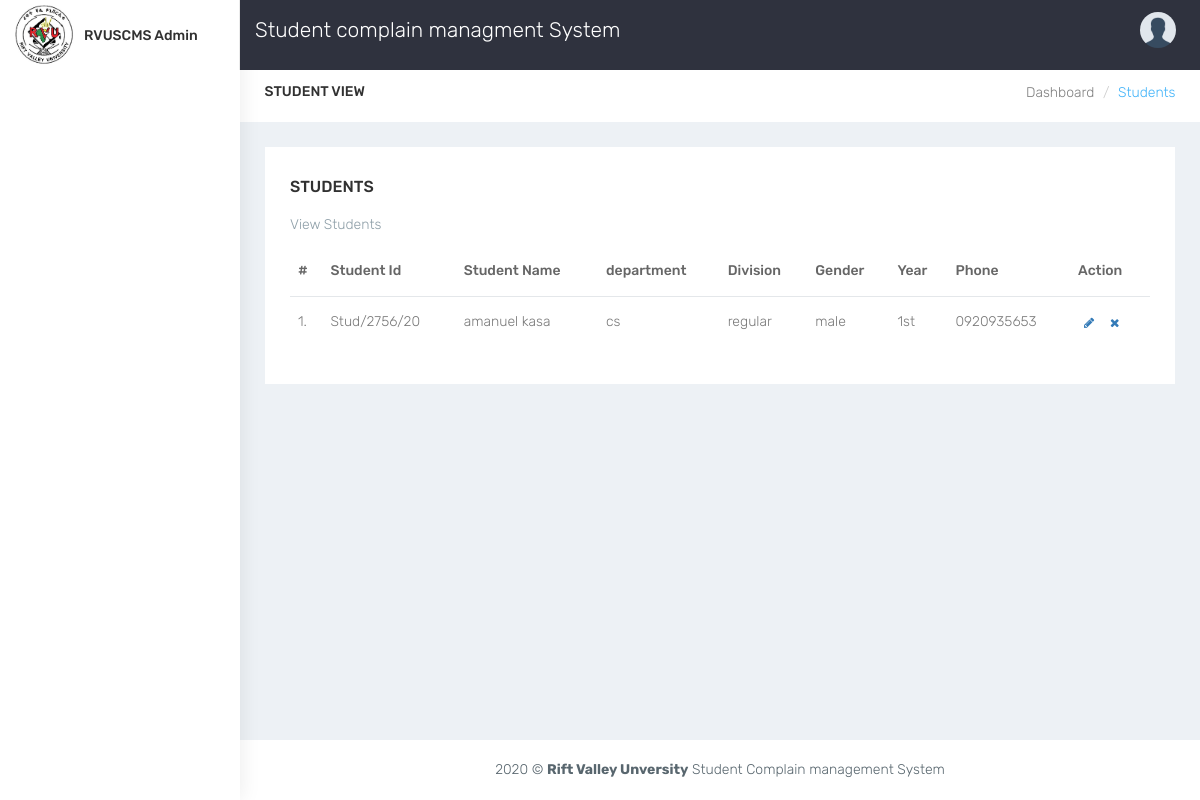
Screenshot of /admin/viewstudent.php with the database file from the repository.
### tables this page shows
CREATE TABLE `student` (
  `sid` varchar(20) NOT NULL,
  `fname` varchar(50) NOT NULL,
  `lname` varchar(50) NOT NULL,
  `department` varchar(20) NOT NULL,
  `division` varchar(20) NOT NULL,
  `gender` varchar(15) NOT NULL,
  `year` varchar(10) NOT NULL,
  `password` varchar(50) NOT NULL DEFAULT '123456',
  `phone` varchar(45) DEFAULT NULL
);

### admin/viewstudent.php (the view, shortened to what this page needs)
<!DOCTYPE html>
<html lang="en">
<?php
include('../connection.php');
include("include/header.php");
?>
<body class="fix-header">
    <div id="wrapper">
    <?php
        include ('include/navbar.php');
        include ('include/sidebar.php');
    ?>
        <div id="page-wrapper">
            <div class="container-fluid">
                <div class="row bg-title">
                    <div class="col-lg-3 col-md-4 col-sm-4 col-xs-12">
                        <h4 class="page-title">Student View</h4>
                    </div>
                    <div class="col-lg-9 col-sm-8 col-md-8 col-xs-12">
                        <ol class="breadcrumb">
                            <li><a href="#">Dashboard</a></li>
                            <li class="active">Students</li>
                        </ol>
                    </div>
                </div>
                <div class="row">
                    <div class="col-sm-12">
                        <div class="white-box">
                            <h3 class="box-title">Students</h3>
                            <p class="text-muted">View Students </p>
                            <div class="table-responsive">
                                <table class="table">
                                    <thead>
                                        <tr>
                                            <th>#</th>
                                            <th>Student Id</th>
                                            <th>Student Name</th>
                                            <th>department</th>
                                            <th>Division</th>
                                            <th>Gender</th>
                                            <th>Year</th>
                                            <th>Phone</th>
                                            <th>Action</th>
                                        </tr>
                                    </thead>
                                    <tbody>
                                    <?php
														$sql=mysqli_query($con,"select * from student");
														$cnt=1;
														while($row=mysqli_fetch_array($sql))
														{
														?>
													<tr>
                                                    <td class="center"><?php echo $cnt;?>.</td>
                                                    <td><?php echo $row['sid'];?></td>
													<td class="hidden-xs"><?php echo $row['fname']." ".$row['lname'];?></td>
													<td><?php
													echo $row['department'];
                                                    ?>
                                                    </td>
													<td><?php echo $row['division'];?></td>
													<td><?php echo $row['gender'];?></td>
													<td><?php echo $row['year'];?></td>
                                                    <td><?php echo $row['phone'];?></td>
                                                    <td >
														<div class="visible-md visible-lg hidden-sm hidden-xs">
									<a href="editstudent.php?id=<?php echo $row['sid'];?>" class="btn btn-transparent btn-xs" tooltip-placement="top" tooltip="Edit"><i class="fa fa-pencil"></i></a>
			<a href="viewstudent.php?id=<?php echo $row['sid']?>&del=delete" onClick="return confirm('Are you sure you want to delete?')"class="btn btn-transparent btn-xs tooltips" tooltip-placement="top" tooltip="Remove"><i class="fa fa-times fa fa-white"></i></a>
                                                        </div>
													<?php
		$cnt=$cnt+1;
													 }?>
                                    </tbody>
                                </table>
                            </div>
                        </div>
                    </div>
                </div>
            </div>
            <?php
include('include/footer.php');
?>

### css/colors/default.css (style rules this page uses)
body { background: #fff; }
.bg-title .breadcrumb .active { color: #41b3f9; }

### rows the page displays
student: sid "Stud/2756/20", fname "amanuel", lname "kasa", department "cs", division "regular", gender "male", year "1st", phone "0920935653"
